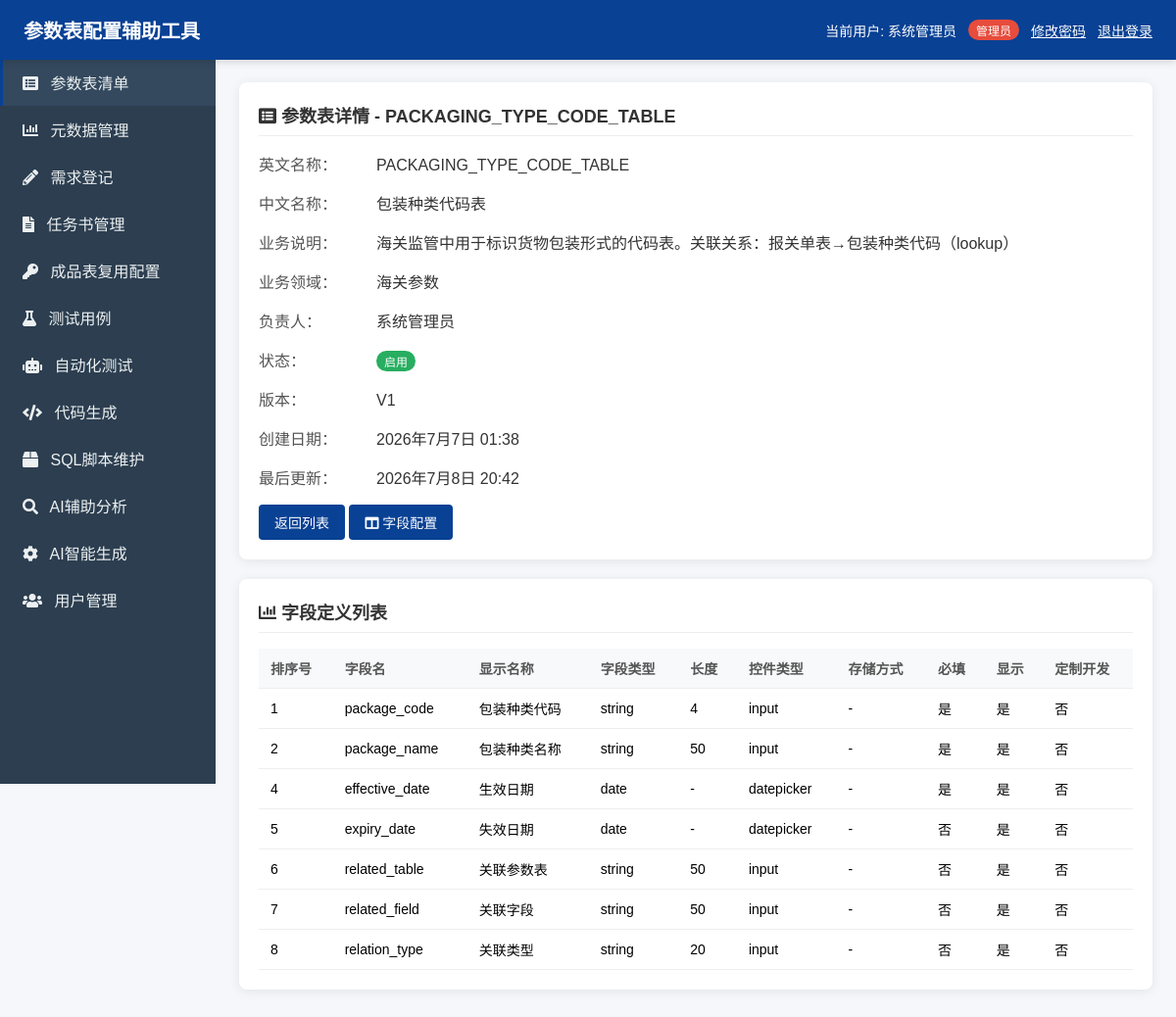
Page /tables/1/ (signed in) on the committed database.
### parameter/models/auth.py (models this page shows, shortened)
class User(models.Model):
    username = models.CharField(max_length=100, unique=True, verbose_name='用户名')
    password = models.CharField(max_length=255, verbose_name='密码')
    real_name = models.CharField(max_length=100, verbose_name='真实姓名')
    employee_id = models.CharField(max_length=7, unique=True, null=True, blank=True, verbose_name='工号')
    email = models.EmailField(null=True, blank=True, verbose_name='邮箱')
    phone = models.CharField(max_length=20, null=True, blank=True, verbose_name='手机号')
    role = models.ForeignKey('Role', on_delete=models.CASCADE, verbose_name='角色')
    is_active = models.BooleanField(default=True, verbose_name='是否启用')
    created_at = models.DateTimeField(auto_now_add=True, verbose_name='创建时间')
    updated_at = models.DateTimeField(auto_now=True, verbose_name='更新时间')
    class Meta:
        verbose_name = '用户'
        verbose_name_plural = '用户'

class Role(models.Model):
    ROLE_CHOICES = [
        ('admin', '管理员'),
        ('business', '业务人员'),
        ('technical', '技术人员'),
        ('general', '一般人员'),
    ]
    role_code = models.CharField(max_length=50, choices=ROLE_CHOICES, unique=True, verbose_name='角色编码')
    role_name = models.CharField(max_length=100, verbose_name='角色名称')
    description = models.TextField(null=True, blank=True, verbose_name='角色描述')
    class Meta:
        verbose_name = '角色'
        verbose_name_plural = '角色'

### parameter/models/core.py (models this page shows, shortened)
class ParameterTable(models.Model):
    TABLE_STATUS_CHOICES = [
        ('draft', '草稿'),
        ('active', '启用'),
        ('deprecated', '废弃'),
    ]
    name_en = models.CharField(max_length=200, verbose_name='英文名称（正式名称）', help_text='由大写字母和下划线组成，如：USER_INFO', default='DEFAULT_TABLE')
    name = models.CharField(max_length=200, verbose_name='中文名称', help_text='用于解释说明')
    business_description = models.TextField(verbose_name='业务说明')
    domain = models.CharField(max_length=100, verbose_name='所属业务领域')
    owner = models.CharField(max_length=100, verbose_name='负责人')
    status = models.CharField(max_length=20, choices=TABLE_STATUS_CHOICES, default='draft', verbose_name='状态')
    is_simple = models.BooleanField(default=False, verbose_name='是否SIMPLE表')
    created_at = models.DateTimeField(auto_now_add=True, verbose_name='创建日期')
    updated_at = models.DateTimeField(auto_now=True, verbose_name='最后更新时间')
    version = models.IntegerField(default=1, verbose_name='版本')
    class Meta:
        verbose_name = '参数表业务说明底账'
        verbose_name_plural = '参数表业务说明底账'

class FieldDefinition(models.Model):
    STORAGE_TYPE_CHOICES = [
        ('code_only', '仅存储CODE'),
        ('code_name', '存储CODE和NAME'),
        ('full', '完整存储'),
    ]
    parameter_table = models.ForeignKey('ParameterTable', on_delete=models.CASCADE, related_name='fields', verbose_name='所属参数表')
    metadata = models.ForeignKey('Metadata', on_delete=models.SET_NULL, null=True, blank=True, verbose_name='引用元数据')
    field_name = models.CharField(max_length=100, verbose_name='字段名')
    display_name = models.CharField(max_length=200, verbose_name='显示名称')
    field_type = models.CharField(max_length=20, verbose_name='字段类型')
    length = models.IntegerField(null=True, blank=True, verbose_name='长度')
    decimal_places = models.IntegerField(null=True, blank=True, verbose_name='小数位数')
    control_type = models.CharField(max_length=20, verbose_name='前端控件类型')
    storage_type = models.CharField(max_length=20, verbose_name='存储方式')
    is_visible = models.BooleanField(default=True, verbose_name='是否显示')
    is_required = models.BooleanField(default=False, verbose_name='是否必填')
    validation_rule = models.CharField(max_length=500, null=True, blank=True, verbose_name='校验规则')
    sort_order = models.IntegerField(default=0, verbose_name='排序号')
    is_custom = models.BooleanField(default=False, verbose_name='是否定制开发')
    custom_requirement = models.TextField(null=True, blank=True, verbose_name='定制化需求')
    class Meta:
        verbose_name = '字段定义'
        verbose_name_plural = '字段定义'
        ordering = ['sort_order']

### parameter/views/parameter_table.py (the view)
# urls.py: path('tables/<str:table_id>/', ParameterTableDetailView.as_view(), name='table_detail'),
@method_decorator(login_required, name='dispatch')
class ParameterTableDetailView(View):
    def get(self, request, table_id):
        logger.info(f"[ParameterTableDetailView] 开始查询参数表详情，table_id: {table_id}")
        try:
            if table_id.startswith('config_'):
                config_id = table_id.replace('config_', '')
                config = ProductTableConfig.objects.filter(id=config_id).first()
                if not config:
                    logger.error(f"[ParameterTableDetailView] 成品表复用配置不存在，config_id: {config_id}")
                    return render(request, 'parameter/error.html', {'message': '成品表复用配置不存在'})
                table = ProductTableConfigWrapper(config)
                fields = []
                if config.product_table == 'SIMPLE':
                    fields = [
                        {'field_name': 'INDEXID', 'display_name': '索引标识', 'field_type': 'string', 'length': 50, 'control_type': 'input', 'is_required': True},
                        {'field_name': 'CODE', 'display_name': '编码', 'field_type': 'string', 'length': 50, 'control_type': 'input', 'is_required': True},
                        {'field_name': 'CNAME', 'display_name': '中文名称', 'field_type': 'string', 'length': 200, 'control_type': 'input', 'is_required': False},
                        {'field_name': 'ENAME', 'display_name': '英文名称', 'field_type': 'string', 'length': 200, 'control_type': 'input', 'is_required': False},
                        {'field_name': 'OTHERS', 'display_name': '其他信息', 'field_type': 'text', 'length': None, 'control_type': 'textarea', 'is_required': False},
                    ]
                elif config.product_table == 'GOODS':
                    fields = [
                        {'field_name': 'CODE1', 'display_name': '编码1', 'field_type': 'string', 'length': 50, 'control_type': 'input', 'is_required': True},
                        {'field_name': 'CNAME1', 'display_name': '中文名称1', 'field_type': 'string', 'length': 200, 'control_type': 'input', 'is_required': False},
                        {'field_name': 'ENAME1', 'display_name': '英文名称1', 'field_type': 'string', 'length': 200, 'control_type': 'input', 'is_required': False},
                        {'field_name': 'CODE3', 'display_name': '编码3', 'field_type': 'string', 'length': 50, 'control_type': 'input', 'is_required': False},
                        {'field_name': 'CNAME3', 'display_name': '中文名称3', 'field_type': 'string', 'length': 200, 'control_type': 'input', 'is_required': False},
                        {'field_name': 'ENAME3', 'display_name': '英文名称3', 'field_type': 'string', 'length': 200, 'control_type': 'input', 'is_required': False},
                        {'field_name': 'TAG', 'display_name': '标签', 'field_type': 'string', 'length': 50, 'control_type': 'input', 'is_required': True},
                        {'field_name': 'BEGIN_DATE', 'display_name': '开始日期', 'field_type': 'date', 'length': None, 'control_type': 'datepicker', 'is_required': False},
                        {'field_name': 'END_DATE', 'display_name': '结束日期', 'field_type': 'date', 'length': None, 'control_type': 'datepicker', 'is_required': False},
                    ]
                is_editable = False
            else:
                table = ParameterTable.objects.filter(id=table_id).first()
                logger.info(f"[ParameterTableDetailView] 参数表查询结果: {'存在' if table else '不存在'}, table_id: {table_id}")
                if not table:
                    logger.error(f"[ParameterTableDetailView] 参数表不存在，table_id: {table_id}")
                    return render(request, 'parameter/error.html', {'message': '参数表不存在'})
                fields = FieldDefinition.objects.filter(parameter_table_id=table_id).order_by('sort_order')
                logger.info(f"[ParameterTableDetailView] 字段定义查询完成，记录数: {fields.count()}")
                is_editable = request.user.role.role_code in ['admin', 'technical']
            context = {
                'table': table,
                'fields': fields,
                'is_editable': is_editable,
            }
            logger.info(f"[ParameterTableDetailView] 参数表详情查询成功，即将渲染模板")
            return render(request, 'parameter/table_detail.html', context)
        except Exception as e:
            logger.error(f"[ParameterTableDetailView] 参数表详情查询失败，table_id: {table_id}, 错误: {str(e)}", exc_info=True)
            raise

### parameter/templates/parameter/table_detail.html (shortened to what this page needs)
{% extends 'parameter/base.html' %}
{% block content %}
    {% if table %}
    <div class="card">
        <div class="card-title"><i class="fas fa-list-alt"></i> 参数表详情 - {{ table.name_en }}</div>
        <div class="detail-info">
            <span class="label">英文名称：</span><span class="value">{{ table.name_en }}</span>
        </div>
        <div class="detail-info">
            <span class="label">中文名称：</span><span class="value">{{ table.name }}</span>
        </div>
        <div class="detail-info">
            <span class="label">业务说明：</span><span class="value">{{ table.business_description }}</span>
        </div>
        <div class="detail-info">
            <span class="label">业务领域：</span><span class="value">{{ table.domain }}</span>
        </div>
        <div class="detail-info">
            <span class="label">负责人：</span><span class="value">{{ table.owner }}</span>
        </div>
        <div class="detail-info">
            <span class="label">状态：</span><span class="value"><span class="badge badge-{{ table.status }}">{{ table.get_status_display }}</span></span>
        </div>
        <div class="detail-info">
            <span class="label">版本：</span><span class="value">V{{ table.version }}</span>
        </div>
        <div class="detail-info">
            <span class="label">创建日期：</span><span class="value">{{ table.created_at|default:table.updated_at }}</span>
        </div>
        <div class="detail-info">
            <span class="label">最后更新：</span><span class="value">{{ table.updated_at }}</span>
        </div>
        <div style="margin-top: 16px;">
            <a href="/tables/" class="btn btn-primary">返回列表</a>
            {% if not table.is_simple %}
            <a href="/tables/{{ table.id }}/fields/" class="btn btn-primary"><i class="fas fa-columns"></i> 字段配置</a>
            {% endif %}
        </div>
    </div>
    <div class="card">
        <div class="card-title"><i class="fas fa-chart-bar"></i> 字段定义列表</div>
        <table class="table">
            <thead>
                <tr>
                    <th>排序号</th>
                    <th>字段名</th>
                    <th>显示名称</th>
                    <th>字段类型</th>
                    <th>长度</th>
                    <th>控件类型</th>
                    <th>存储方式</th>
                    <th>必填</th>
                    <th>显示</th>
                    <th>定制开发</th>
                </tr>
            </thead>
            <tbody>
                {% for field in fields %}
                <tr>
                    <td>{{ field.sort_order|default:forloop.counter }}</td>
                    <td>{{ field.field_name }}</td>
                    <td>{{ field.display_name }}</td>
                    <td>{{ field.field_type }}</td>
                    <td>{{ field.length|default:'-' }}</td>
                    <td>{{ field.control_type }}</td>
                    <td>{% if field.get_storage_type_display %}{{ field.get_storage_type_display }}{% else %}-{% endif %}</td>
                    <td>{% if field.is_required %}是{% else %}否{% endif %}</td>
                    <td>{% if field.is_visible == None or field.is_visible %}是{% else %}否{% endif %}</td>
                    <td>{% if field.is_custom %}是{% else %}否{% endif %}</td>
                </tr>
                {% empty %}
                <tr><td colspan="10" style="text-align: center;">暂无字段定义</td></tr>
                {% endfor %}
            </tbody>
        </table>
    </div>
    {% else %}
    <div class="card">
        <div class="card-title">参数表不存在</div>
        <p>未找到指定的参数表，请返回列表重新选择。</p>
        <a href="/tables/" class="btn btn-primary">返回列表</a>
    </div>
    {% endif %}
{% endblock %}

### parameter/templates/parameter/base.html (shortened to what this page needs)
<!DOCTYPE html>
<html lang="zh-CN">
<head>
    <link rel="stylesheet" href="/static/resources/fontawesome/css/all.min.css">
</head>
<body>
    <div class="header">
        <h1><a href="/" style="color: white; text-decoration: none;">参数表配置辅助工具</a></h1>
        <div class="user-info">
            <span>当前用户: {{ request.user.real_name|default:request.user.username }}</span>
            <span class="badge badge-{{ request.user.role.role_code|default:'general' }}">{{ request.user.role.role_name|default:'-' }}</span>
            <a href="/change-password/" style="color: #fff; text-decoration: underline;">修改密码</a>
            <a href="/logout/" style="color: #fff; text-decoration: underline;">退出登录</a>
        </div>
    </div>
    <div class="sidebar">
        <a href="/tables/" class="nav-item {% if 'tables' in request.path %}active{% endif %}"><i class="fas fa-list-alt"></i> 参数表清单</a>
        <a href="/metadata/" class="nav-item {% if 'metadata' in request.path %}active{% endif %}"><i class="fas fa-chart-bar"></i> 元数据管理</a>
        <a href="/requirements/" class="nav-item {% if 'requirements' in request.path %}active{% endif %}"><i class="fas fa-pencil-alt"></i> 需求登记</a>
        <a href="/task-documents/" class="nav-item {% if 'task-documents' in request.path %}active{% endif %}"><i class="fas fa-file-alt"></i> 任务书管理</a>
        <a href="/product-table/" class="nav-item {% if 'product-table' in request.path %}active{% endif %}"><i class="fas fa-key"></i> 成品表复用配置</a>
        <a href="/test-cases/" class="nav-item {% if 'test-cases' in request.path %}active{% endif %}"><i class="fas fa-flask"></i> 测试用例</a>
        <a href="/automation-test/" class="nav-item {% if 'automation-test' in request.path %}active{% endif %}"><i class="fas fa-robot"></i> 自动化测试</a>
        <a href="/generator/" class="nav-item {% if 'generator' in request.path %}active{% endif %}"><i class="fas fa-code"></i> 代码生成</a>
        <a href="/sql-manager/" class="nav-item {% if 'sql-manager' in request.path %}active{% endif %}"><i class="fas fa-box"></i> SQL脚本维护</a>
        <a href="/ai-analysis/" class="nav-item {% if 'ai-analysis' in request.path %}active{% endif %}"><i class="fas fa-search"></i> AI辅助分析</a>
        <a href="/ai-generation/" class="nav-item {% if 'ai-generation' in request.path %}active{% endif %}"><i class="fas fa-cog"></i> AI智能生成</a>
        {% if request.user.role.role_code == 'admin' %}
        <a href="/users/" class="nav-item {% if 'users' in request.path %}active{% endif %}"><i class="fas fa-users"></i> 用户管理</a>
        {% endif %}
    </div>
    <div class="main-content">
        {% block content %}{% endblock %}
    </div>
</body>
</html>

### rows in the picture
User: user.real_name "系统管理员", user.role.role_name "管理员"
ParameterTable: name_en "PACKAGING_TYPE_CODE_TABLE", name "包装种类代码表", business_description "海关监管中用于标识货物包装形式的代码表。关联关系：报关单表→包装种类代码（lookup）", domain "海关参数", owner "系统管理员", status "启用", version "1", created_at "2026年7月7日 01:38", updated_at "2026年7月8日 20:42"
FieldDefinition: sort_order "1", field_name "package_code", display_name "包装种类代码", field_type "string", length "4", control_type "input", is_required "是", is_visible "是", is_custom "否"
FieldDefinition: sort_order "2", field_name "package_name", display_name "包装种类名称", field_type "string", length "50", control_type "input", is_required "是", is_visible "是", is_custom "否"
FieldDefinition: sort_order "4", field_name "effective_date", display_name "生效日期", field_type "date", length "-", control_type "datepicker", is_required "是", is_visible "是", is_custom "否"
FieldDefinition: sort_order "5", field_name "expiry_date", display_name "失效日期", field_type "date", length "-", control_type "datepicker", is_required "否", is_visible "是", is_custom "否"
FieldDefinition: sort_order "6", field_name "related_table", display_name "关联参数表", field_type "string", length "50", control_type "input", is_required "否", is_visible "是", is_custom "否"
FieldDefinition: sort_order "7", field_name "related_field", display_name "关联字段", field_type "string", length "50", control_type "input", is_required "否", is_visible "是", is_custom "否"
FieldDefinition: sort_order "8", field_name "relation_type", display_name "关联类型", field_type "string", length "20", control_type "input", is_required "否", is_visible "是", is_custom "否"
